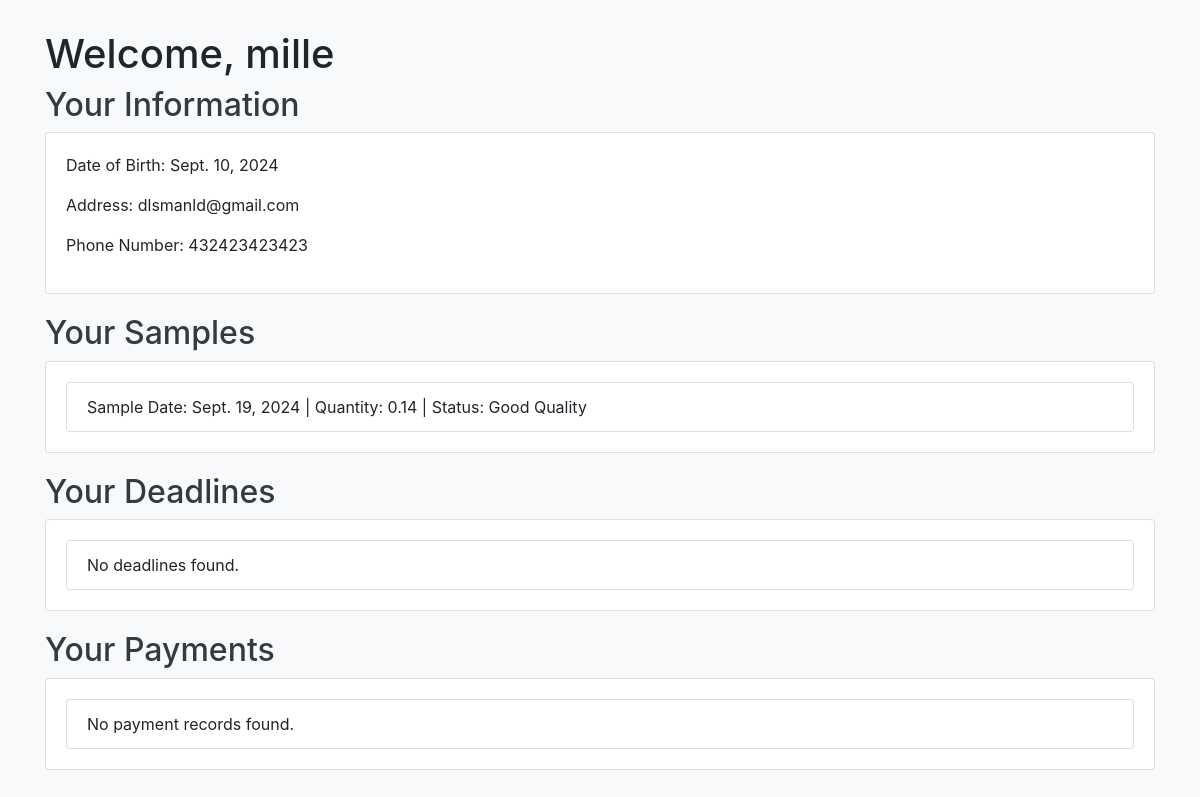
The page /donors/dashboard/ (signed in) on the database its author committed.
### donors/models.py (models this page shows, shortened)
class Donor(models.Model):
    user = models.OneToOneField(User, on_delete=models.CASCADE)  # Link to the User model
    date_of_birth = models.DateField()
    address = models.CharField(max_length=255)
    phone_number = models.CharField(max_length=20)

class Sample(models.Model):
    donor = models.ForeignKey(Donor, on_delete=models.CASCADE)  # Link each sample to a donor
    sample_date = models.DateField()
    quantity = models.DecimalField(max_digits=5, decimal_places=2)  # Quantity in milliliters
    status = models.CharField(max_length=50)  # Status like 'Pending', 'Approved', 'Rejected'

### donors/views.py (the view)
# urls.py: path('dashboard/', views.donor_dashboard, name='donor_dashboard'),
@login_required  # Ensure only logged-in users can access this view
def donor_dashboard(request):
    donor = Donor.objects.get(user=request.user)  # Get the donor associated with the logged-in user
    samples = Sample.objects.filter(donor=donor)  # Get all samples for the donor
    deadlines = Deadline.objects.filter(sample__donor=donor)  # Get deadlines for the donor's samples
    prices = Price.objects.filter(donor=donor)  # Get payment information for the donor
    context = {
        'donor': donor,
        'samples': samples,
        'deadlines': deadlines,
        'prices': prices,
    }
    return render(request, 'donors/dashboard.html', context)  # Render the dashboard template with the context

### donors/templates/donors/dashboard.html (shortened to what this page needs)
<!DOCTYPE html>
<html lang="en">
<head>
    <link href="https://stackpath.bootstrapcdn.com/bootstrap/4.5.2/css/bootstrap.min.css" rel="stylesheet">
</head>
<body>
    <div class="container">
        <h1>Welcome, {{ donor.user.username }}</h1>
        <h2>Your Information</h2>
        <div class="card">
            <div class="card-body">
                <p>Date of Birth: {{ donor.date_of_birth }}</p>
                <p>Address: {{ donor.address }}</p>
                <p>Phone Number: {{ donor.phone_number }}</p>
            </div>
        </div>
        <h2>Your Samples</h2>
        <div class="card">
            <div class="card-body">
                <ul class="list-group">
                    {% for sample in samples %}
                        <li class="list-group-item">
                            Sample Date: {{ sample.sample_date }} | Quantity: {{ sample.quantity }} | Status: {{ sample.status }}
                        </li>
                    {% empty %}
                        <li class="list-group-item">No samples found.</li>
                    {% endfor %}
                </ul>
            </div>
        </div>
        <h2>Your Deadlines</h2>
        <div class="card">
            <div class="card-body">
                <ul class="list-group">
                    {% for deadline in deadlines %}
                        <li class="list-group-item">
                            Deadline: {{ deadline.deadline_date }} | Description: {{ deadline.description }}
                        </li>
                    {% empty %}
                        <li class="list-group-item">No deadlines found.</li>
                    {% endfor %}
                </ul>
            </div>
        </div>
        <h2>Your Payments</h2>
        <div class="card">
            <div class="card-body">
                <ul class="list-group">
                    {% for price in prices %}
                        <li class="list-group-item">
                            Amount: {{ price.amount }} | Paid On: {{ price.paid_on }}
                        </li>
                    {% empty %}
                        <li class="list-group-item">No payment records found.</li>
                    {% endfor %}
                </ul>
            </div>
        </div>
    </div>
</body>
</html>

### donors/templates/donors/dashboard.html (style rules this page uses)
body { background-color: #f8f9fa; }
.container { margin-top: 30px; }
h2 { color: #343a40; }
.card { margin-bottom: 20px; }

### rows shown on the page
Donor: user.username "mille", date_of_birth "Sept. 10, 2024", address "dlsmanld@gmail.com", phone_number "432423423423"
Sample: sample_date "Sept. 19, 2024", quantity "0.14", status "Good Quality"
